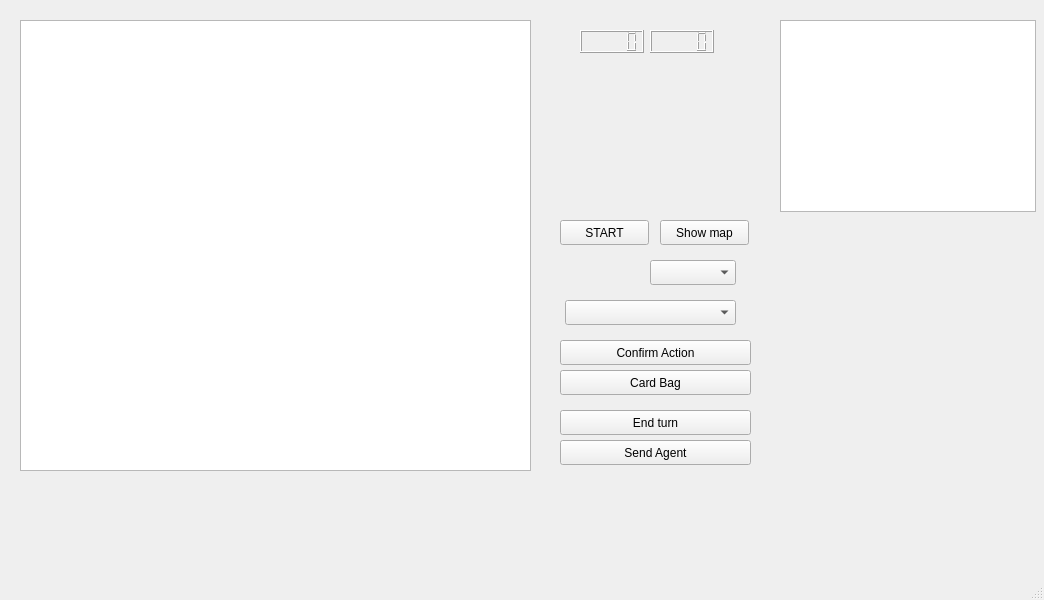
<?xml version="1.0" encoding="UTF-8"?>
<ui version="4.0">
 <class>MainWindow</class>
 <widget class="QMainWindow" name="MainWindow">
  <property name="geometry">
   <rect>
    <x>0</x>
    <y>0</y>
    <width>1044</width>
    <height>600</height>
   </rect>
  </property>
  <property name="windowTitle">
   <string>MainWindow</string>
  </property>
  <widget class="QWidget" name="centralwidget">
   <widget class="QGraphicsView" name="gameView">
    <property name="geometry">
     <rect>
      <x>20</x>
      <y>20</y>
      <width>511</width>
      <height>451</height>
     </rect>
    </property>
   </widget>
   <widget class="QPushButton" name="startButton">
    <property name="geometry">
     <rect>
      <x>560</x>
      <y>220</y>
      <width>89</width>
      <height>25</height>
     </rect>
    </property>
    <property name="text">
     <string>START</string>
    </property>
   </widget>
   <widget class="QComboBox" name="locationColection">
    <property name="geometry">
     <rect>
      <x>650</x>
      <y>260</y>
      <width>86</width>
      <height>25</height>
     </rect>
    </property>
   </widget>
   <widget class="QPushButton" name="showMapButton">
    <property name="geometry">
     <rect>
      <x>660</x>
      <y>220</y>
      <width>89</width>
      <height>25</height>
     </rect>
    </property>
    <property name="text">
     <string>Show map</string>
    </property>
   </widget>
   <widget class="QPushButton" name="confirmActionButton">
    <property name="geometry">
     <rect>
      <x>560</x>
      <y>340</y>
      <width>191</width>
      <height>25</height>
     </rect>
    </property>
    <property name="text">
     <string>Confirm Action</string>
    </property>
   </widget>
   <widget class="QComboBox" name="nextActionCollection">
    <property name="geometry">
     <rect>
      <x>565</x>
      <y>300</y>
      <width>171</width>
      <height>25</height>
     </rect>
    </property>
   </widget>
   <widget class="QLCDNumber" name="lcdNumberMin">
    <property name="geometry">
     <rect>
      <x>580</x>
      <y>30</y>
      <width>64</width>
      <height>23</height>
     </rect>
    </property>
    <property name="autoFillBackground">
     <bool>false</bool>
    </property>
   </widget>
   <widget class="QLCDNumber" name="lcdNumberSec">
    <property name="geometry">
     <rect>
      <x>650</x>
      <y>30</y>
      <width>64</width>
      <height>23</height>
     </rect>
    </property>
   </widget>
   <widget class="QPushButton" name="endTurnButton">
    <property name="geometry">
     <rect>
      <x>560</x>
      <y>410</y>
      <width>191</width>
      <height>25</height>
     </rect>
    </property>
    <property name="text">
     <string>End turn</string>
    </property>
   </widget>
   <widget class="QPushButton" name="cardBagButton">
    <property name="geometry">
     <rect>
      <x>560</x>
      <y>370</y>
      <width>191</width>
      <height>25</height>
     </rect>
    </property>
    <property name="text">
     <string>Card Bag</string>
    </property>
   </widget>
   <widget class="QPushButton" name="sendAgentButton">
    <property name="geometry">
     <rect>
      <x>560</x>
      <y>440</y>
      <width>191</width>
      <height>25</height>
     </rect>
    </property>
    <property name="text">
     <string>Send Agent</string>
    </property>
   </widget>
   <widget class="QTextBrowser" name="playerStatusTextBrowser">
    <property name="geometry">
     <rect>
      <x>780</x>
      <y>20</y>
      <width>256</width>
      <height>192</height>
     </rect>
    </property>
   </widget>
  </widget>
  <widget class="QMenuBar" name="menubar">
   <property name="geometry">
    <rect>
     <x>0</x>
     <y>0</y>
     <width>1044</width>
     <height>22</height>
    </rect>
   </property>
  </widget>
  <widget class="QStatusBar" name="statusbar"/>
 </widget>
 <resources/>
 <connections/>
</ui>
